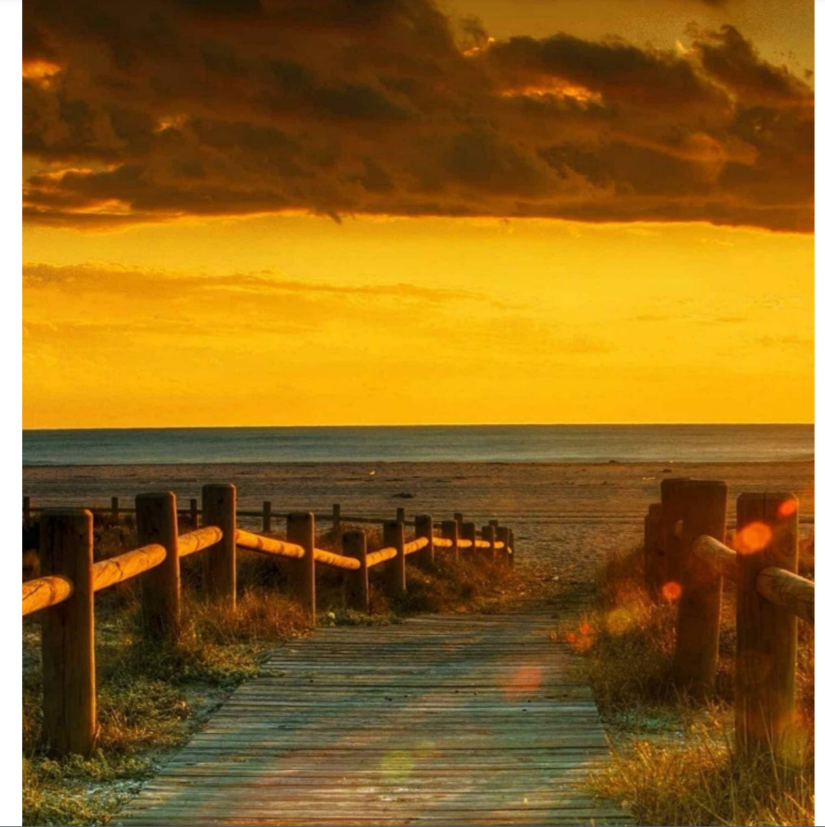
%> input picture scene.png, 825 x 827 px
$ octave image_processing.m   (GNU Octave 9; MATLAB toolbox functions it lacks are replaced by stand-ins)
%> lines starting %> are read from the running program, lines starting %| are printed output that depends on the picture
i = imread('scene.png') %This will assign the image to i
%> i is the input picture: size 827x825x3 uint8; mean R, G, B 141, 100, 29.5
imshow(i) %displayimage
figure;
%image filtering
Red = i(:,:,1);
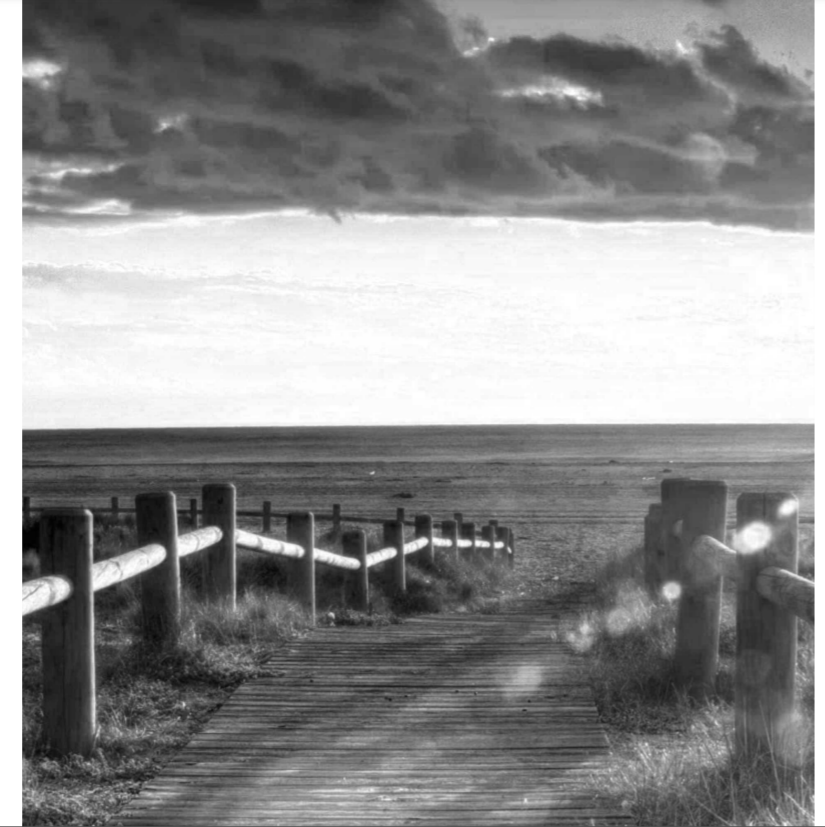
%> Red: size 827x825 uint8; min 0, max 255, mean 141
Green = i(:,:,2);
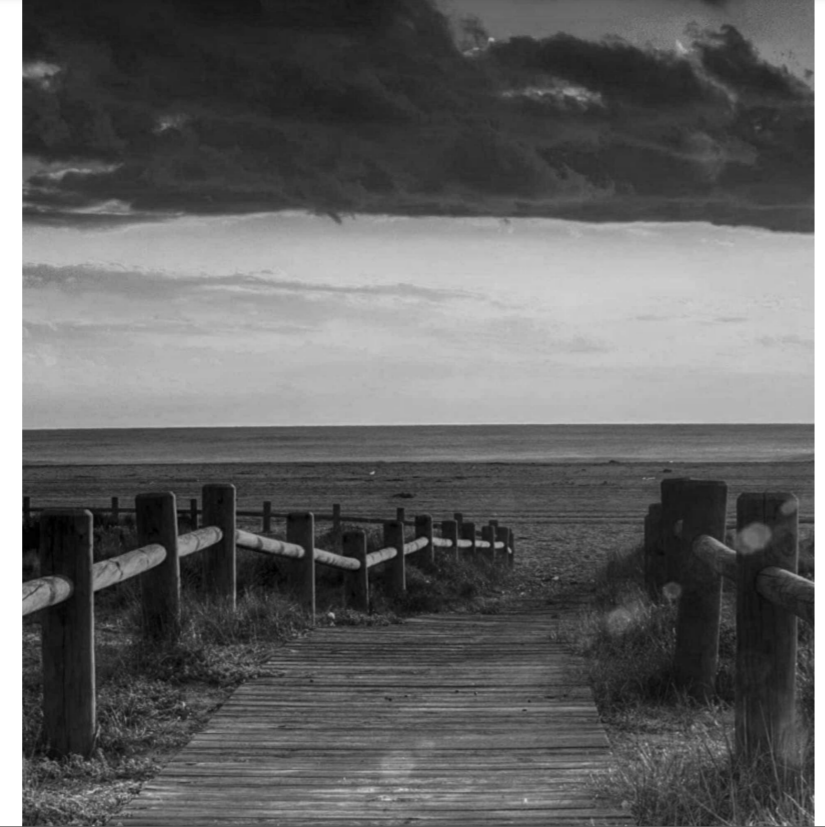
%> Green: size 827x825 uint8; min 0, max 255, mean 100
Blue = i(:,:,3);
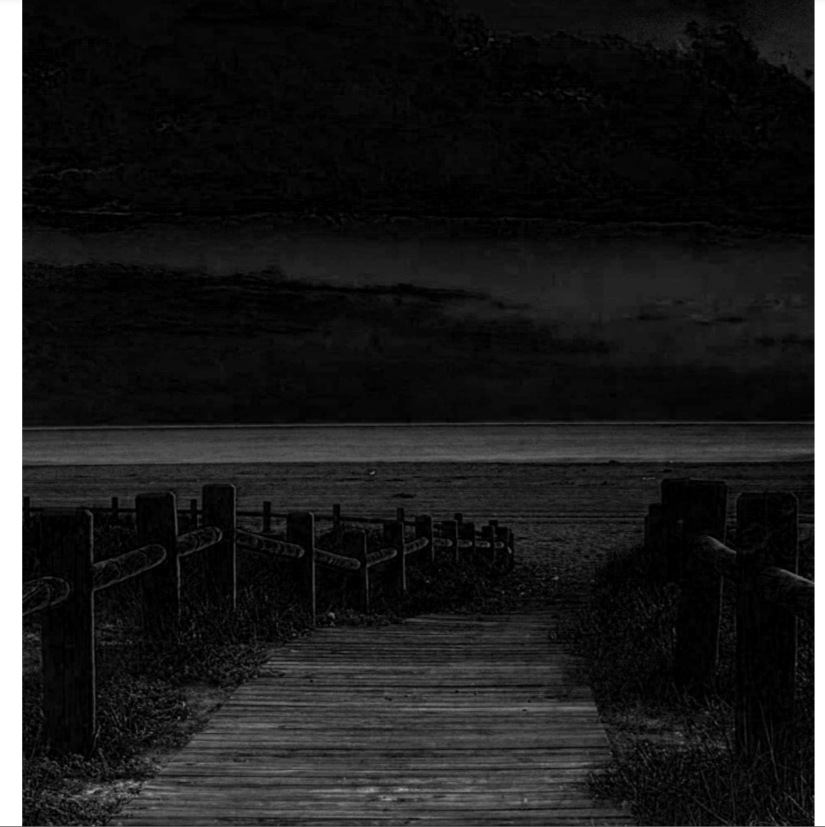
%> Blue: size 827x825 uint8; min 0, max 255, mean 29.5
temp = i;
imhist(Red)
%> figure, not shown here; highest point at x = 255, y = 30545
figure;
temp = i;
temp(:,:,1) = temp(:,:,1) + 100;
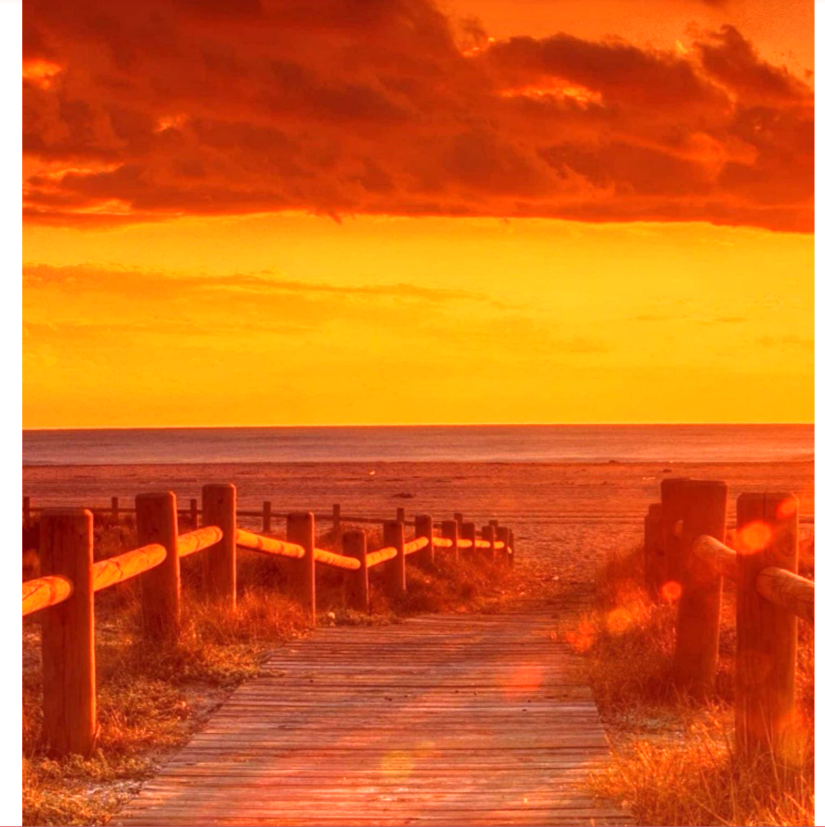
%> temp: size 827x825x3 uint8; mean R, G, B 213.7, 100, 29.5
imshow(temp)
figure;
%close();
imhist(Green)
%> figure, not shown here; highest point at x = 255, y = 26208
figure;
temp = i;
temp(:,:,2) = temp(:,:,2) + 100;
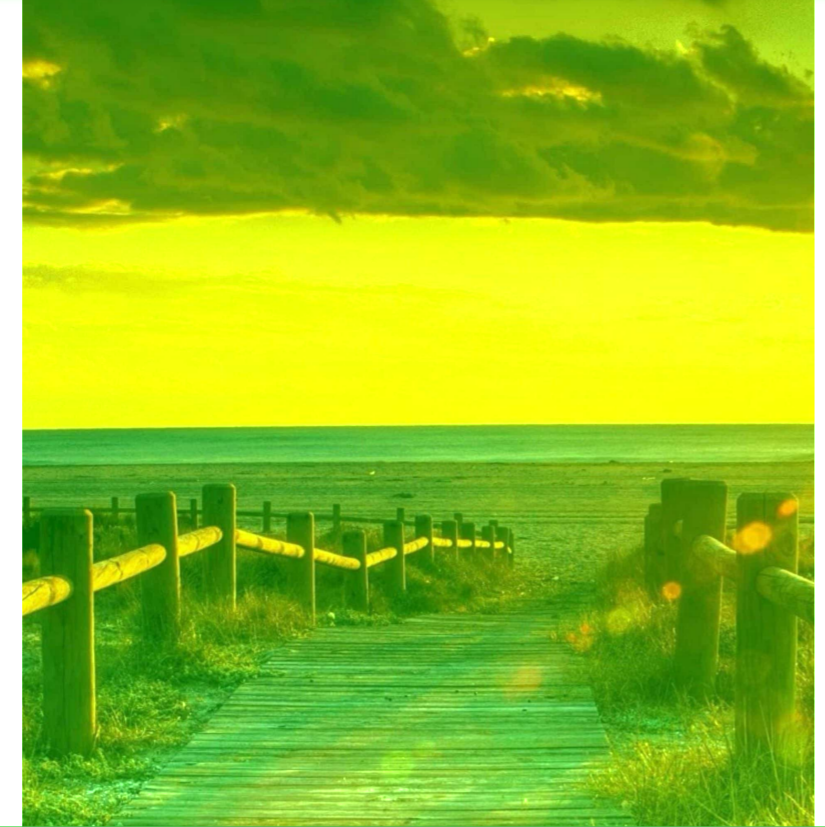
%> temp: size 827x825x3 uint8; mean R, G, B 141, 189.8, 29.5
imshow(temp)
figure;
imhist(Blue)
%> figure, not shown here; highest point at x = 5, y = 36948
figure;
temp = i;
temp(:,:,3) = temp(:,:,3) + 100;
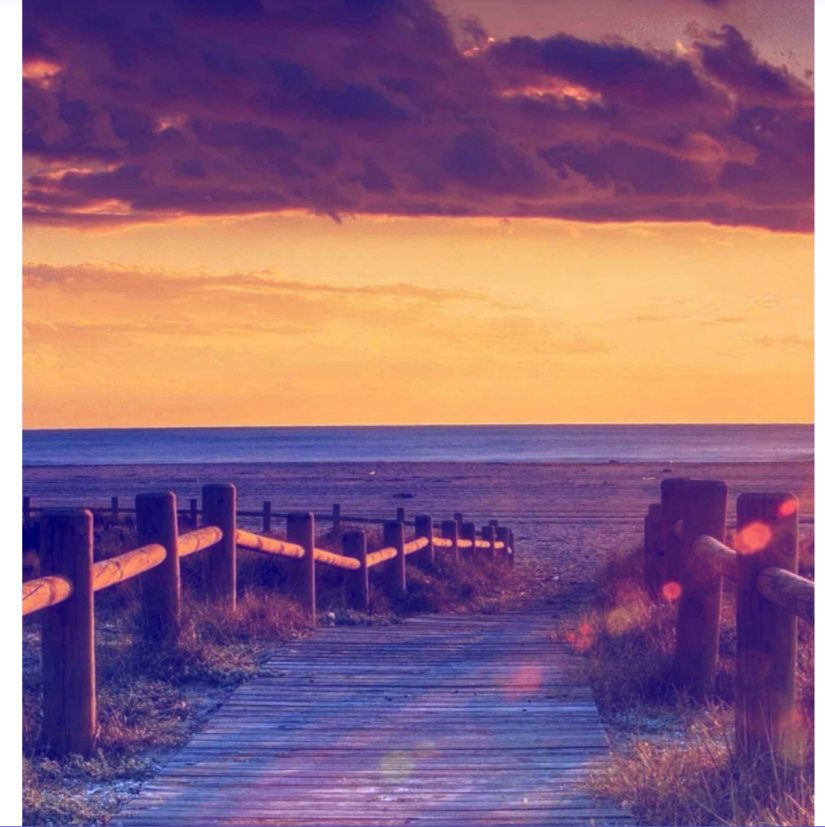
%> temp: size 827x825x3 uint8; mean R, G, B 141, 100, 125.6
imshow(temp)

%Image deblurring
PSF = fspecial('motion',50,10);
Idouble = im2double(i);
blurred = imfilter(Idouble,PSF,'conv','circular');
imshow(blurred)
figure;
wnr1 = deconvwnr(blurred,PSF);
imshow(wnr1)
figure;
%Finding an area in an image of a specific color
% Thresholding is assigning pixels to certain classes based on intensity.
%example :finding the area of a water body in a satellite Map.
i2 = rgb2gray(i); % make a grayscale image of i
imshow(i2)
figure;
imhist(i2)
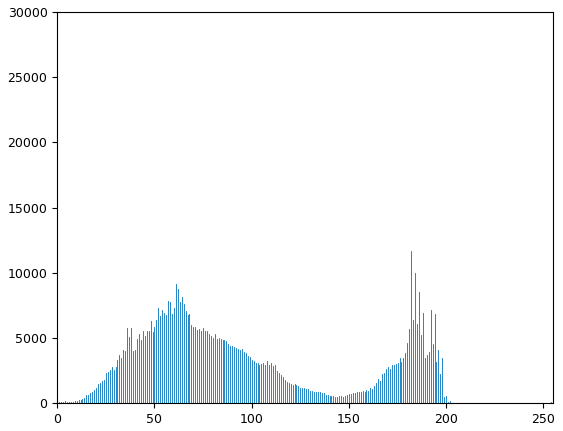
%> figure redrawn from the program's plot data; highest point at x = 255, y = 26208
figure;
imshowpair(i,BW,'montage')
%> (this line was passed over: BW is not available in this run)
%> (the run ends here)
